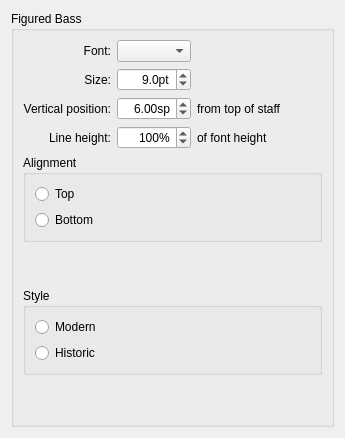
     <widget class="QWidget" name="Page16">
      <layout class="QVBoxLayout" name="verticalLayout">
       <item>
        <widget class="QGroupBox" name="groupBox_20">
         <property name="title">
          <string>Figured Bass</string>
         </property>
         <layout class="QVBoxLayout" name="verticalLayout_32">
          <item>
           <layout class="QHBoxLayout" name="horizontalLayout_5">
            <item>
             <layout class="QGridLayout" name="gridLayout_16">
              <item row="3" column="1">
               <widget class="QSpinBox" name="spinFBLineHeight">
                <property name="alignment">
                 <set>Qt::AlignRight|Qt::AlignTrailing|Qt::AlignVCenter</set>
                </property>
                <property name="suffix">
                 <string notr="true">%</string>
                </property>
                <property name="minimum">
                 <number>1</number>
                </property>
                <property name="maximum">
                 <number>500</number>
                </property>
                <property name="singleStep">
                 <number>10</number>
                </property>
                <property name="value">
                 <number>100</number>
                </property>
               </widget>
              </item>
              <item row="0" column="0">
               <widget class="QLabel" name="labelFBFont">
                <property name="text">
                 <string>Font:</string>
                </property>
                <property name="textFormat">
                 <enum>Qt::PlainText</enum>
                </property>
                <property name="alignment">
                 <set>Qt::AlignRight|Qt::AlignTrailing|Qt::AlignVCenter</set>
                </property>
                <property name="buddy">
                 <cstring>comboFBFont</cstring>
                </property>
               </widget>
              </item>
              <item row="2" column="1">
               <widget class="QDoubleSpinBox" name="doubleSpinFBVertPos">
                <property name="alignment">
                 <set>Qt::AlignRight|Qt::AlignTrailing|Qt::AlignVCenter</set>
                </property>
                <property name="suffix">
                 <string>sp</string>
                </property>
                <property name="minimum">
                 <double>-25.000000000000000</double>
                </property>
                <property name="maximum">
                 <double>25.000000000000000</double>
                </property>
                <property name="singleStep">
                 <double>0.500000000000000</double>
                </property>
                <property name="value">
                 <double>6.000000000000000</double>
                </property>
               </widget>
              </item>
              <item row="1" column="0">
               <widget class="QLabel" name="labelFBSize">
                <property name="text">
                 <string>Size:</string>
                </property>
                <property name="textFormat">
                 <enum>Qt::PlainText</enum>
                </property>
                <property name="alignment">
                 <set>Qt::AlignRight|Qt::AlignTrailing|Qt::AlignVCenter</set>
                </property>
                <property name="buddy">
                 <cstring>doubleSpinFBSize</cstring>
                </property>
               </widget>
              </item>
              <item row="1" column="1">
               <widget class="QDoubleSpinBox" name="doubleSpinFBSize">
                <property name="alignment">
                 <set>Qt::AlignRight|Qt::AlignTrailing|Qt::AlignVCenter</set>
                </property>
                <property name="suffix">
                 <string>pt</string>
                </property>
                <property name="decimals">
                 <number>1</number>
                </property>
                <property name="minimum">
                 <double>5.000000000000000</double>
                </property>
                <property name="value">
                 <double>9.000000000000000</double>
                </property>
               </widget>
              </item>
              <item row="3" column="0">
               <widget class="QLabel" name="labelFBLineHeight">
                <property name="text">
                 <string>Line height:</string>
                </property>
                <property name="textFormat">
                 <enum>Qt::PlainText</enum>
                </property>
                <property name="alignment">
                 <set>Qt::AlignRight|Qt::AlignTrailing|Qt::AlignVCenter</set>
                </property>
                <property name="buddy">
                 <cstring>spinFBLineHeight</cstring>
                </property>
               </widget>
              </item>
              <item row="2" column="0">
               <widget class="QLabel" name="labelFBVertPos">
                <property name="text">
                 <string>Vertical position:</string>
                </property>
                <property name="textFormat">
                 <enum>Qt::PlainText</enum>
                </property>
                <property name="alignment">
                 <set>Qt::AlignRight|Qt::AlignTrailing|Qt::AlignVCenter</set>
                </property>
                <property name="buddy">
                 <cstring>doubleSpinFBVertPos</cstring>
                </property>
               </widget>
              </item>
              <item row="0" column="1">
               <widget class="QComboBox" name="comboFBFont">
                <property name="sizeAdjustPolicy">
                 <enum>QComboBox::AdjustToContents</enum>
                </property>
               </widget>
              </item>
              <item row="2" column="2">
               <widget class="QLabel" name="label_98">
                <property name="text">
                 <string>from top of staff</string>
                </property>
               </widget>
              </item>
              <item row="3" column="2">
               <widget class="QLabel" name="label_99">
                <property name="text">
                 <string>of font height</string>
                </property>
               </widget>
              </item>
             </layout>
            </item>
            <item>
             <spacer name="horizontalSpacer_9">
              <property name="orientation">
               <enum>Qt::Horizontal</enum>
              </property>
              <property name="sizeHint" stdset="0">
               <size>
                <width>40</width>
                <height>20</height>
               </size>
              </property>
             </spacer>
            </item>
           </layout>
          </item>
          <item>
           <widget class="QGroupBox" name="groupFBAlign">
            <property name="title">
             <string>Alignment</string>
            </property>
            <layout class="QVBoxLayout" name="verticalLayout_11">
             <item>
              <widget class="QRadioButton" name="radioFBTop">
               <property name="text">
                <string>Top</string>
               </property>
              </widget>
             </item>
             <item>
              <widget class="QRadioButton" name="radioFBBottom">
               <property name="text">
                <string>Bottom</string>
               </property>
              </widget>
             </item>
            </layout>
           </widget>
          </item>
          <item>
           <spacer name="verticalSpacer_17">
            <property name="orientation">
             <enum>Qt::Vertical</enum>
            </property>
            <property name="sizeHint" stdset="0">
             <size>
              <width>20</width>
              <height>40</height>
             </size>
            </property>
           </spacer>
          </item>
          <item>
           <widget class="QGroupBox" name="groupFBStyle">
            <property name="title">
             <string>Style</string>
            </property>
            <layout class="QVBoxLayout" name="verticalLayout_33">
             <item>
              <widget class="QRadioButton" name="radioFBModern">
               <property name="text">
                <string>Modern</string>
               </property>
              </widget>
             </item>
             <item>
              <widget class="QRadioButton" name="radioFBHistoric">
               <property name="text">
                <string>Historic</string>
               </property>
              </widget>
             </item>
            </layout>
           </widget>
          </item>
          <item>
           <spacer name="verticalSpacer_16">
            <property name="orientation">
             <enum>Qt::Vertical</enum>
            </property>
            <property name="sizeHint" stdset="0">
             <size>
              <width>20</width>
              <height>40</height>
             </size>
            </property>
           </spacer>
          </item>
         </layout>
        </widget>
       </item>
      </layout>
     </widget>
